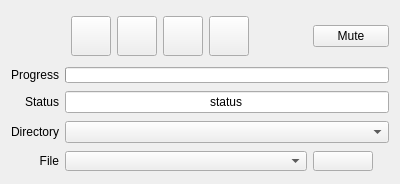
<?xml version="1.0" encoding="UTF-8"?>
<ui version="4.0">
 <class>CfgSettingAudioPlayer</class>
 <widget class="QWidget" name="CfgSettingAudioPlayer">
  <property name="geometry">
   <rect>
    <x>0</x>
    <y>0</y>
    <width>400</width>
    <height>184</height>
   </rect>
  </property>
  <property name="minimumSize">
   <size>
    <width>400</width>
    <height>0</height>
   </size>
  </property>
  <property name="maximumSize">
   <size>
    <width>400</width>
    <height>16777215</height>
   </size>
  </property>
  <property name="windowTitle">
   <string>Form</string>
  </property>
  <layout class="QGridLayout" name="gridLayout">
   <item row="0" column="6">
    <widget class="ConfigGainWidget" name="widget_gain" native="true">
     <property name="minimumSize">
      <size>
       <width>46</width>
       <height>46</height>
      </size>
     </property>
     <property name="maximumSize">
      <size>
       <width>40</width>
       <height>40</height>
      </size>
     </property>
    </widget>
   </item>
   <item row="2" column="1" colspan="8">
    <widget class="QLineEdit" name="lineEdit_status">
     <property name="text">
      <string>status</string>
     </property>
     <property name="alignment">
      <set>Qt::AlignCenter</set>
     </property>
     <property name="readOnly">
      <bool>true</bool>
     </property>
    </widget>
   </item>
   <item row="5" column="8">
    <widget class="QPushButton" name="pushButton_reflash">
     <property name="minimumSize">
      <size>
       <width>24</width>
       <height>20</height>
      </size>
     </property>
     <property name="maximumSize">
      <size>
       <width>60</width>
       <height>20</height>
      </size>
     </property>
     <property name="text">
      <string/>
     </property>
     <property name="icon">
      <iconset resource="../Image.qrc">
       <normaloff>:/Image/AudioPlayer/loop_up.png</normaloff>:/Image/AudioPlayer/loop_up.png</iconset>
     </property>
    </widget>
   </item>
   <item row="0" column="5">
    <widget class="QPushButton" name="pushButton_loop">
     <property name="minimumSize">
      <size>
       <width>40</width>
       <height>40</height>
      </size>
     </property>
     <property name="maximumSize">
      <size>
       <width>40</width>
       <height>40</height>
      </size>
     </property>
     <property name="text">
      <string/>
     </property>
    </widget>
   </item>
   <item row="0" column="2">
    <widget class="QPushButton" name="pushButton_play">
     <property name="minimumSize">
      <size>
       <width>40</width>
       <height>40</height>
      </size>
     </property>
     <property name="maximumSize">
      <size>
       <width>40</width>
       <height>40</height>
      </size>
     </property>
     <property name="text">
      <string/>
     </property>
     <property name="iconSize">
      <size>
       <width>32</width>
       <height>32</height>
      </size>
     </property>
    </widget>
   </item>
   <item row="3" column="0">
    <widget class="QLabel" name="label_dir">
     <property name="text">
      <string>Directory</string>
     </property>
     <property name="alignment">
      <set>Qt::AlignRight|Qt::AlignTrailing|Qt::AlignVCenter</set>
     </property>
    </widget>
   </item>
   <item row="0" column="8">
    <widget class="QPushButton" name="pushButton_mute">
     <property name="text">
      <string>Mute</string>
     </property>
    </widget>
   </item>
   <item row="0" column="7">
    <spacer name="horizontalSpacer">
     <property name="orientation">
      <enum>Qt::Horizontal</enum>
     </property>
     <property name="sizeHint" stdset="0">
      <size>
       <width>40</width>
       <height>20</height>
      </size>
     </property>
    </spacer>
   </item>
   <item row="0" column="4">
    <widget class="QPushButton" name="pushButton_pause">
     <property name="minimumSize">
      <size>
       <width>40</width>
       <height>40</height>
      </size>
     </property>
     <property name="maximumSize">
      <size>
       <width>40</width>
       <height>40</height>
      </size>
     </property>
     <property name="text">
      <string/>
     </property>
     <property name="checkable">
      <bool>false</bool>
     </property>
    </widget>
   </item>
   <item row="5" column="1" colspan="7">
    <widget class="QComboBox" name="comboBox_file">
     <property name="minimumSize">
      <size>
       <width>0</width>
       <height>20</height>
      </size>
     </property>
     <property name="maximumSize">
      <size>
       <width>16777215</width>
       <height>20</height>
      </size>
     </property>
     <property name="editable">
      <bool>false</bool>
     </property>
     <property name="duplicatesEnabled">
      <bool>false</bool>
     </property>
    </widget>
   </item>
   <item row="5" column="0">
    <widget class="QLabel" name="label_file">
     <property name="text">
      <string>File</string>
     </property>
     <property name="alignment">
      <set>Qt::AlignRight|Qt::AlignTrailing|Qt::AlignVCenter</set>
     </property>
    </widget>
   </item>
   <item row="3" column="1" colspan="8">
    <widget class="QComboBox" name="comboBox_dir">
     <property name="editable">
      <bool>false</bool>
     </property>
    </widget>
   </item>
   <item row="1" column="0">
    <widget class="QLabel" name="label_remaining">
     <property name="text">
      <string>Progress</string>
     </property>
     <property name="alignment">
      <set>Qt::AlignRight|Qt::AlignTrailing|Qt::AlignVCenter</set>
     </property>
    </widget>
   </item>
   <item row="1" column="1" colspan="8">
    <widget class="QProgressBar" name="progressBar">
     <property name="minimumSize">
      <size>
       <width>0</width>
       <height>16</height>
      </size>
     </property>
     <property name="maximumSize">
      <size>
       <width>16777215</width>
       <height>16</height>
      </size>
     </property>
     <property name="styleSheet">
      <string notr="true">color: black;</string>
     </property>
     <property name="value">
      <number>0</number>
     </property>
     <property name="alignment">
      <set>Qt::AlignCenter</set>
     </property>
     <property name="textVisible">
      <bool>true</bool>
     </property>
     <property name="textDirection">
      <enum>QProgressBar::TopToBottom</enum>
     </property>
     <property name="format">
      <string/>
     </property>
    </widget>
   </item>
   <item row="0" column="3">
    <widget class="QPushButton" name="pushButton_stop">
     <property name="minimumSize">
      <size>
       <width>40</width>
       <height>40</height>
      </size>
     </property>
     <property name="maximumSize">
      <size>
       <width>40</width>
       <height>40</height>
      </size>
     </property>
     <property name="text">
      <string/>
     </property>
    </widget>
   </item>
   <item row="2" column="0">
    <widget class="QLabel" name="label_status">
     <property name="text">
      <string>Status</string>
     </property>
     <property name="alignment">
      <set>Qt::AlignRight|Qt::AlignTrailing|Qt::AlignVCenter</set>
     </property>
    </widget>
   </item>
  </layout>
 </widget>
 <customwidgets>
  <customwidget>
   <class>ConfigGainWidget</class>
   <extends>QWidget</extends>
   <header>customWidget/configgainwidget.h</header>
   <container>1</container>
  </customwidget>
 </customwidgets>
 <resources>
  <include location="../Image.qrc"/>
 </resources>
 <connections/>
</ui>
